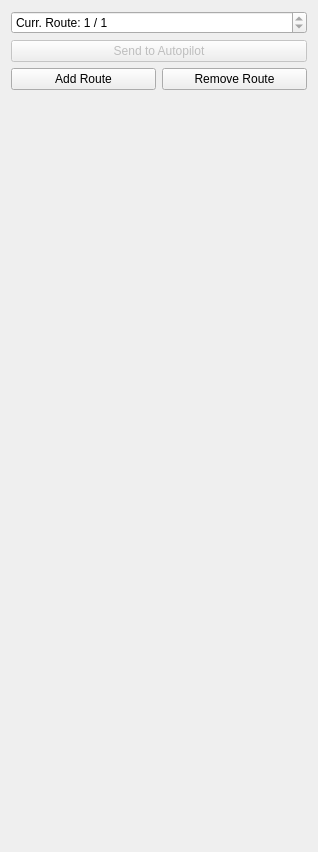
<?xml version="1.0" encoding="UTF-8"?>
<ui version="4.0">
 <class>PlanUI</class>
 <widget class="QWidget" name="PlanUI">
  <property name="geometry">
   <rect>
    <x>0</x>
    <y>0</y>
    <width>318</width>
    <height>852</height>
   </rect>
  </property>
  <property name="windowTitle">
   <string>Form</string>
  </property>
  <layout class="QVBoxLayout" name="verticalLayout">
   <item>
    <widget class="QSpinBox" name="currentRouteSpinBox">
     <property name="suffix">
      <string> / 1</string>
     </property>
     <property name="prefix">
      <string>Curr. Route: </string>
     </property>
     <property name="minimum">
      <number>1</number>
     </property>
     <property name="maximum">
      <number>1</number>
     </property>
    </widget>
   </item>
   <item>
    <widget class="QPushButton" name="sendToAutopilotButton">
     <property name="enabled">
      <bool>false</bool>
     </property>
     <property name="text">
      <string>Send to Autopilot</string>
     </property>
    </widget>
   </item>
   <item>
    <layout class="QHBoxLayout" name="horizontalLayout">
     <item>
      <widget class="QPushButton" name="addRouteButton">
       <property name="sizePolicy">
        <sizepolicy hsizetype="Minimum" vsizetype="Fixed">
         <horstretch>5</horstretch>
         <verstretch>0</verstretch>
        </sizepolicy>
       </property>
       <property name="text">
        <string>Add Route</string>
       </property>
      </widget>
     </item>
     <item>
      <widget class="QPushButton" name="removeRouteButton">
       <property name="sizePolicy">
        <sizepolicy hsizetype="Minimum" vsizetype="Fixed">
         <horstretch>5</horstretch>
         <verstretch>0</verstretch>
        </sizepolicy>
       </property>
       <property name="text">
        <string>Remove Route</string>
       </property>
      </widget>
     </item>
    </layout>
   </item>
   <item>
    <spacer name="verticalSpacer">
     <property name="orientation">
      <enum>Qt::Vertical</enum>
     </property>
     <property name="sizeHint" stdset="0">
      <size>
       <width>20</width>
       <height>40</height>
      </size>
     </property>
    </spacer>
   </item>
  </layout>
 </widget>
 <resources/>
 <connections/>
</ui>
